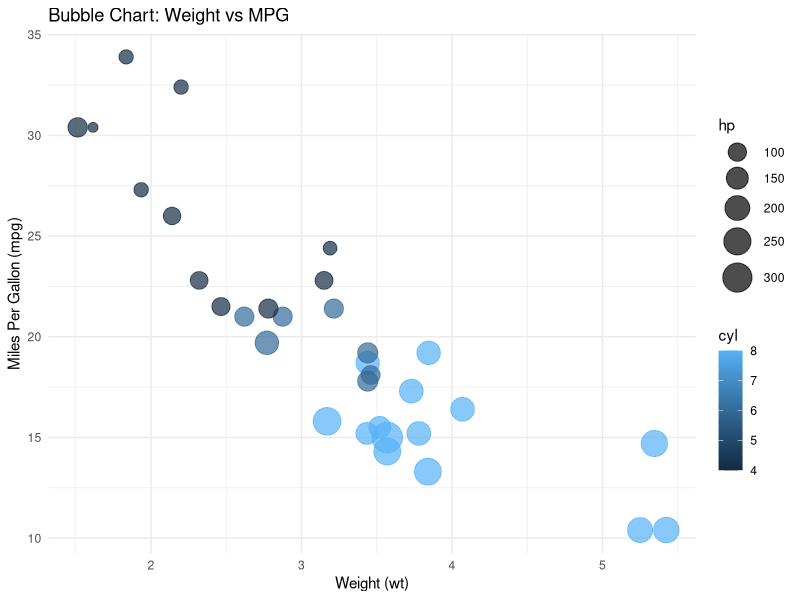

This figure's R source:
# 4. Bubble Chart using ggplot2
if (!require(ggplot2)) install.packages("ggplot2")
library(ggplot2)

# Create a Bubble Chart using `mtcars` dataset
ggplot(mtcars, aes(x = wt, y = mpg, size = hp, color = cyl)) +  geom_point(alpha = 0.7) +
  scale_size(range = c(3, 10)) +
  labs(title = "Bubble Chart: Weight vs MPG", x = "Weight (wt)", y = "Miles Per Gallon (mpg)") +
  theme_minimal()